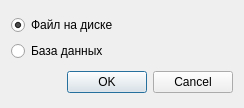
<?xml version="1.0" encoding="UTF-8"?>
<ui version="4.0">
 <class>DialogSelect</class>
 <widget class="QDialog" name="DialogSelect">
  <property name="geometry">
   <rect>
    <x>0</x>
    <y>0</y>
    <width>244</width>
    <height>108</height>
   </rect>
  </property>
  <property name="windowTitle">
   <string>Выбор местоположения</string>
  </property>
  <layout class="QGridLayout" name="gridLayout">
   <item row="0" column="0">
    <layout class="QVBoxLayout" name="verticalLayout">
     <item>
      <widget class="QRadioButton" name="radioFromLocal">
       <property name="text">
        <string>Файл на диске</string>
       </property>
       <property name="checked">
        <bool>true</bool>
       </property>
      </widget>
     </item>
     <item>
      <widget class="QRadioButton" name="radioFromDatabase">
       <property name="text">
        <string>База данных</string>
       </property>
      </widget>
     </item>
    </layout>
   </item>
   <item row="1" column="0">
    <widget class="QDialogButtonBox" name="buttonBox">
     <property name="orientation">
      <enum>Qt::Horizontal</enum>
     </property>
     <property name="standardButtons">
      <set>QDialogButtonBox::Cancel|QDialogButtonBox::Ok</set>
     </property>
    </widget>
   </item>
  </layout>
 </widget>
 <resources/>
 <connections>
  <connection>
   <sender>buttonBox</sender>
   <signal>accepted()</signal>
   <receiver>DialogSelect</receiver>
   <slot>accept()</slot>
   <hints>
    <hint type="sourcelabel">
     <x>248</x>
     <y>254</y>
    </hint>
    <hint type="destinationlabel">
     <x>157</x>
     <y>274</y>
    </hint>
   </hints>
  </connection>
  <connection>
   <sender>buttonBox</sender>
   <signal>rejected()</signal>
   <receiver>DialogSelect</receiver>
   <slot>reject()</slot>
   <hints>
    <hint type="sourcelabel">
     <x>316</x>
     <y>260</y>
    </hint>
    <hint type="destinationlabel">
     <x>286</x>
     <y>274</y>
    </hint>
   </hints>
  </connection>
 </connections>
</ui>
